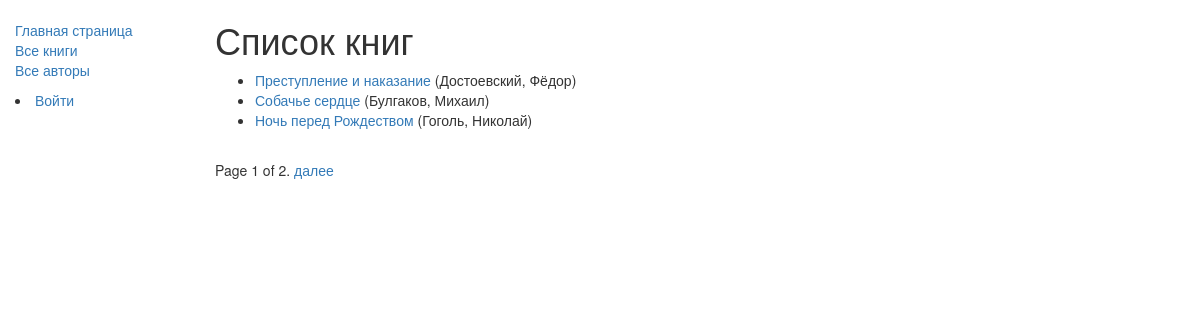
/catalog/books/, run on the app's committed database.
### catalog/models.py (models this page shows, shortened)
class Book(models.Model):
    title = models.CharField(max_length=200)
    author = models.ForeignKey('Author', on_delete=models.SET_NULL, null=True)
    summary = models.TextField(max_length=1000, help_text="Enter a brief description of the book")
    isbn = models.CharField('ISBN',max_length=13, help_text='13 Character <a href="https://www.isbn-international.org/content/what-isbn">ISBN number</a>')
    genre = models.ManyToManyField(Genre, help_text="Select a genre for this book")
    def get_absolute_url(self):
        return reverse('book-detail', args=[str(self.id)])
    def display_genre(self):
        return ', '.join([genre.name for genre in self.genre.all()[:3]])
    display_genre.short_description = 'Genre'

class Author(models.Model):
    first_name = models.CharField(max_length=100)
    last_name = models.CharField(max_length=100)
    date_of_birth = models.DateField(null=True, blank=True)
    date_of_death = models.DateField('Died', null=True, blank=True)
    def __str__(self):
        return '%s, %s' % (self.last_name, self.first_name)

### catalog/views.py (the view)
class BookListView(generic.ListView):
    model = Book
    paginate_by = 3

### catalog/templates/catalog/book_list.html
{% extends "base_generic.html" %}
{% block content %}
    <h1>Список книг</h1>
    {% if book_list %}
    <ul>
      {% for book in book_list %}
      <li>
        <a href="{{ book.get_absolute_url }}">{{ book.title }}</a> ({{book.author}})
      </li>
      {% endfor %}
    </ul>
    {% else %}
      <p>"Этой книги нет в библиотеке."</p>
    {% endif %}
{% endblock %}

### data on the page
Book: title "Преступление и наказание", author "Достоевский, Фёдор"
Book: title "Собачье сердце", author "Булгаков, Михаил"
Book: title "Ночь перед Рождеством", author "Гоголь, Николай"

### other printed values
{{ page_obj.number }} "1"
{{ page_obj.paginator.num_pages }} "2"
